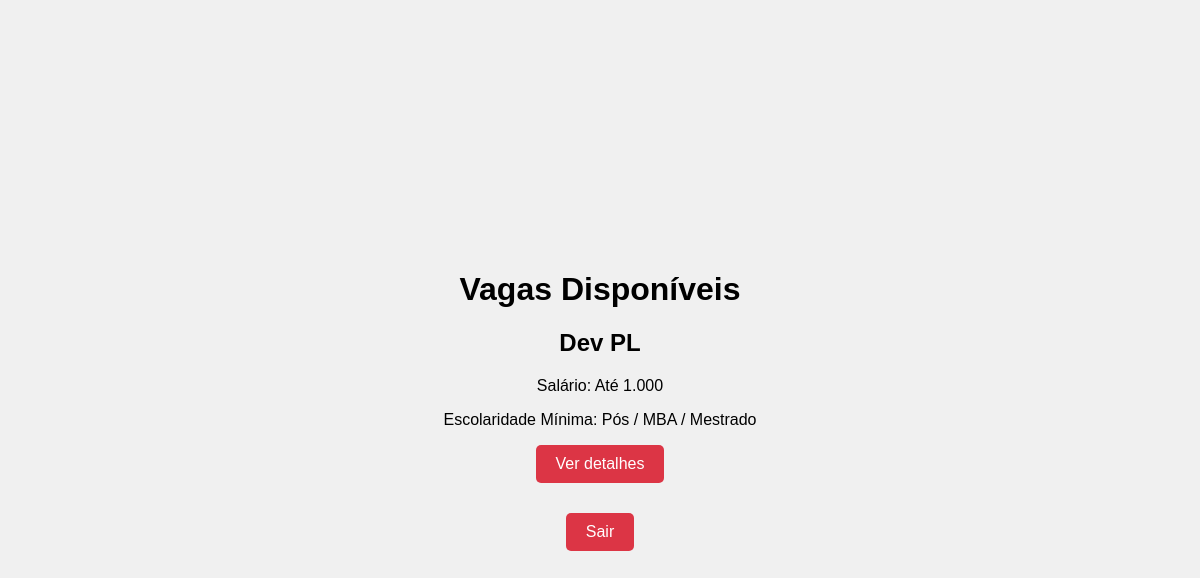
The page /home/vagas/ on the database its author committed.
### app_vagas/models.py (models this page shows, shortened)
class Vagas(models.Model):
    nome = models.CharField(max_length=100)
    faixa_salarial = models.IntegerField(choices=FAIXA_SALARIAL_CHOICES)
    escolaridade_minima = models.IntegerField(choices=ESCOLARIDADE_CHOICES)
    requisitos = models.TextField()
    empresa = models.ForeignKey(Empresa, related_name="vagas", on_delete=models.CASCADE)

### app_vagas/views.py (the view)
# urls.py: path("vagas/", views.vagas, name="vagas"),
def vagas(request):
    context = {}
    vagas_disponiveis = Vagas.objects.all()
    if vagas_disponiveis:
        context = {"vagas": vagas_disponiveis}
        return render(request, "vagas.html", context)
    else:
        context["aviso"] = " Não ha vagas cadastradas ainda"
        return render(request, "vagas.html", context)

### projeto_vagas/templates/vagas.html (shortened to what this page needs)
<!DOCTYPE html>
{%load static%}
<html>
<head>
    <link rel="stylesheet" type="text/css" href="{% static 'css/vagas.css' %}">
</head>
<body>
    <div class="container">
        <h1>Vagas Disponíveis</h1>
        <div class="vagas">
            {% for vaga in vagas %}
            <div class="vaga">
                <h2>{{ vaga.nome }}</h2>
                <p>Salário: {{ vaga.get_faixa_salarial_display }}</p>
                <p>Escolaridade Mínima: {{ vaga.get_escolaridade_minima_display}}</p>
                <a href="{% url 'detalhes_vaga' vaga.id %}">
                    <button>Ver detalhes</button>
                </a>
            </div>
            {% endfor %}
        </div>
        <div class="logout-button">
            <a href="{% url 'logout_view' %}">
                <button>Sair</button>
            </a>
        </div>
    </div>
</body>
</html>

### projeto_vagas/static/css/vagas.css (style rules this page uses)
body { font-family: Arial, sans-serif; margin: 0; padding: 0; display: flex; align-items: center; justify-content: center; height: 100vh; background-color: #f0f0f0; }
.container { max-width: 800px; padding: 20px; text-align: center; }
h1, h2, h3 { text-align: center; }
.logout-button { margin-top: 30px; }
a { display: block; text-align: center; }
button { background-color: #dc3545; color: #fff; padding: 10px 20px; border: none; border-radius: 5px; cursor: pointer; font-size: 16px; }

### rows shown on the page
Vagas: nome "Dev PL", faixa_salarial "Até 1.000", escolaridade_minima "Pós / MBA / Mestrado"
